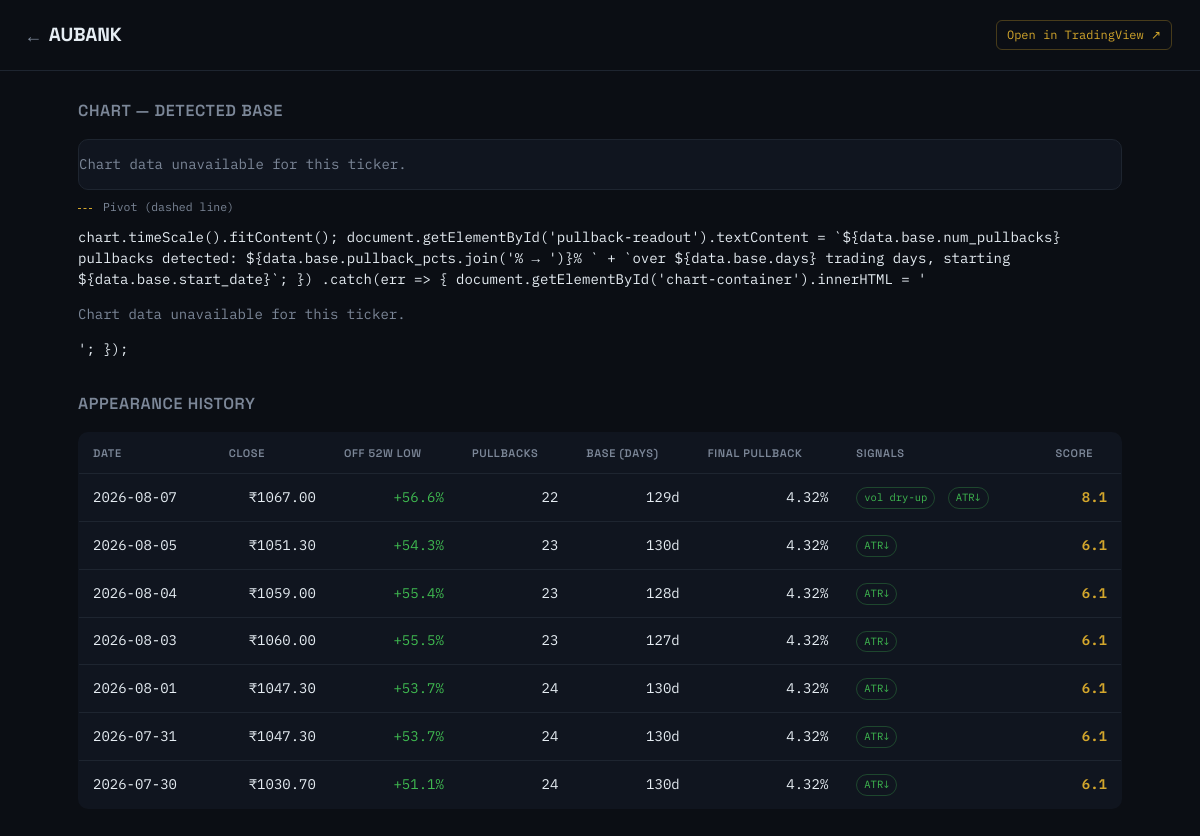
/ticker/AUBANK.NS, run on the app's committed database.
### tables this page shows
CREATE TABLE scans (
            id INTEGER PRIMARY KEY AUTOINCREMENT,
            scan_date TEXT NOT NULL,
            ticker TEXT NOT NULL,
            close REAL,
            pct_above_52w_low REAL,
            last_pullback_pct REAL,
            volume_contracting INTEGER,
            near_recent_high INTEGER,
            extended_avoid_entry INTEGER,
            sma10 REAL, sma20 REAL, sma50 REAL, sma200 REAL,
            score REAL,
            details TEXT, base_days INTEGER, num_pullbacks INTEGER, pivot_price REAL, atr_contracting INTEGER, volume_dryup INTEGER, breakout_vol_expansion INTEGER, rs_near_high INTEGER, has_broken_out INTEGER, buy_signal INTEGER,
            UNIQUE(scan_date, ticker)
        );

### app.py (the view)
@app.route("/ticker/<ticker>")
def ticker_history(ticker):
    history = screener.get_ticker_history(ticker)
    symbol = ticker.replace(".NS", "")
    chart_json_path = DOCS_DIR / "chart-data" / f"{ticker}.json"
    return render_template(
        "ticker.html", ticker=ticker, history=history.to_dict(orient="records"),
        home_url="/", css_url="/static/style.css",
        tradingview_url=f"https://www.tradingview.com/chart/?symbol=NSE:{symbol}",
        chart_data_url=f"/chart-data/{ticker}.json",
        has_chart=chart_json_path.exists(),
    )

### screener.py (called while the page is built)
def get_ticker_history(ticker: str, limit: int = 60) -> pd.DataFrame:
    conn = sqlite3.connect(DB_PATH)
    df = pd.read_sql_query(
        "SELECT * FROM scans WHERE ticker = ? ORDER BY scan_date DESC LIMIT ?",
        conn, params=(ticker, limit)
    )
    conn.close()
    return df

### templates/ticker.html (shortened to what this page needs)
<!DOCTYPE html>
<html lang="en">
<head>
<link rel="stylesheet" href="{{ css_url }}">
</head>
<body>
<header class="topbar">
  <div class="brand">
    <a href="{{ home_url }}" class="back-link">←</a>
    <span class="brand-name">{{ ticker.replace('.NS','') }}</span>
  </div>
  <div class="topbar-meta">
    <a href="{{ tradingview_url }}" target="_blank" rel="noopener" class="tv-link">Open in TradingView ↗</a>
  </div>
</header>
<main>
  {% if has_chart %}<h2 class="section-title">Chart — detected base</h2>
  <div id="chart-container" class="chart-container"></div>
  <p class="chart-legend">
    <span class="legend-dot legend-amber"></span> Pivot (dashed line)
  </p>
        chart.timeScale().fitContent();
        document.getElementById('pullback-readout').textContent =
          `${data.base.num_pullbacks} pullbacks detected: ${data.base.pullback_pcts.join('% → ')}% ` +
          `over ${data.base.days} trading days, starting ${data.base.start_date}`;
      })
      .catch(err => {
        document.getElementById('chart-container').innerHTML =
          '<p class="muted">Chart data unavailable for this ticker.</p>';
      });
  {% endif %}
  <h2 class="section-title" style="margin-top: 32px;">Appearance history</h2>
  {% if not history %}
    <p class="muted">This ticker hasn't appeared as a candidate yet.</p>
  {% else %}
  <table class="board">
    <thead>
      <tr>
        <th>Date</th><th class="col-num">Close</th><th class="col-num">Off 52w Low</th>
        <th class="col-num">Pullbacks</th><th class="col-num">Base (days)</th>
        <th class="col-num">Final Pullback</th><th class="col-flags">Signals</th><th class="col-num">Score</th>
      </tr>
    </thead>
    <tbody>
      {% for h in history %}
      <tr>
        <td class="mono">{{ h.scan_date }}</td>
        <td class="col-num mono">₹{{ '%.2f'|format(h.close) }}</td>
        <td class="col-num mono gain">+{{ h.pct_above_52w_low }}%</td>
        <td class="col-num mono">{{ h.num_pullbacks }}</td>
        <td class="col-num mono">{{ h.base_days }}d</td>
        <td class="col-num mono">{{ h.last_pullback_pct }}%</td>
        <td class="col-flags">
          {% if h.volume_dryup %}<span class="pill pill-vol">vol dry-up</span>{% endif %}
          {% if h.atr_contracting %}<span class="pill pill-vol">ATR↓</span>{% endif %}
        </td>
        <td class="col-num mono score">{{ '%.1f'|format(h.score) }}</td>
      </tr>
      {% endfor %}
    </tbody>
  </table>
  {% endif %}
</main>
</body>
</html>

### static/style.css (style rules this page uses)
:root { --bg: #0B0E14; --panel: #10151F; --border: #1E2530; --text: #E6EDF3; --text-muted: #7C8798; --amber: #D4A72C; --gain: #3FB950; --loss: #F0605A; --font-display: 'Space Grotesk', sans-serif; --font-mono: 'IBM Plex Mono', monospace; }
* { box-sizing: border-box; }
body { margin: 0; background: var(--bg); color: var(--text); font-family: var(--font-mono); font-size: 14px; line-height: 1.5; }
.topbar { display: flex; justify-content: space-between; align-items: center; padding: 20px 28px; border-bottom: 1px solid var(--border); }
.brand { display: flex; align-items: center; gap: 10px; }
.brand-name { font-family: var(--font-display); font-weight: 700; font-size: 19px; letter-spacing: -0.01em; }
.back-link { color: var(--text-muted); text-decoration: none; font-size: 18px; }
.topbar-meta { display: flex; align-items: center; gap: 12px; }
main { padding: 28px; max-width: 1100px; margin: 0 auto; }
.section-title { font-family: var(--font-display); font-size: 16px; font-weight: 600; margin: 0 0 16px; color: var(--text-muted); text-transform: uppercase; letter-spacing: 0.04em; }
.board { width: 100%; border-collapse: collapse; background: var(--panel); border: 1px solid var(--border); border-radius: 10px; overflow: hidden; }
.board th { text-align: left; font-family: var(--font-display); font-weight: 600; font-size: 11px; text-transform: uppercase; letter-spacing: 0.06em; color: var(--text-muted); padding: 12px 14px; border-bottom: 1px solid var(--border); }
.board td { padding: 12px 14px; border-bottom: 1px solid var(--border); vertical-align: middle; }
.board tr:last-child td { border-bottom: none; }
.col-num { text-align: right; }
.mono { font-family: var(--font-mono); }
.gain { color: var(--gain); }
.score { color: var(--amber); font-weight: 600; }
.pill { display: inline-block; font-size: 10.5px; padding: 2px 7px; border-radius: 100px; margin-right: 4px; border: 1px solid var(--border); color: var(--text-muted); white-space: nowrap; }
.pill-vol { color: var(--gain); border-color: rgba(63,185,80,0.3); }
.muted { color: var(--text-muted); }
.tv-link { color: var(--amber); text-decoration: none; font-size: 12px; border: 1px solid rgba(212,167,44,0.3); padding: 5px 10px; border-radius: 6px; }
.chart-container { background: var(--panel); border: 1px solid var(--border); border-radius: 10px; margin-bottom: 8px; overflow: hidden; }
.chart-legend { font-size: 11.5px; color: var(--text-muted); margin-top: 0; }
.legend-dot { display: inline-block; }
.legend-amber::before { content: ""; display: inline-block; width: 14px; height: 0; border-top: 1px dashed var(--amber); vertical-align: middle; margin-right: 4px; }

### data on the page
scans: scan_date "2026-08-07", close "1067.00", pct_above_52w_low "56.6", num_pullbacks "22", base_days "129", last_pullback_pct "4.32", volume_dryup "vol dry-up", atr_contracting "ATR↓", score "8.1"
scans: scan_date "2026-08-05", close "1051.30", pct_above_52w_low "54.3", num_pullbacks "23", base_days "130", last_pullback_pct "4.32", atr_contracting "ATR↓", score "6.1"
scans: scan_date "2026-08-04", close "1059.00", pct_above_52w_low "55.4", num_pullbacks "23", base_days "128", last_pullback_pct "4.32", atr_contracting "ATR↓", score "6.1"
scans: scan_date "2026-08-03", close "1060.00", pct_above_52w_low "55.5", num_pullbacks "23", base_days "127", last_pullback_pct "4.32", atr_contracting "ATR↓", score "6.1"
scans: scan_date "2026-08-01", close "1047.30", pct_above_52w_low "53.7", num_pullbacks "24", base_days "130", last_pullback_pct "4.32", atr_contracting "ATR↓", score "6.1"
scans: scan_date "2026-07-31", close "1047.30", pct_above_52w_low "53.7", num_pullbacks "24", base_days "130", last_pullback_pct "4.32", atr_contracting "ATR↓", score "6.1"
scans: scan_date "2026-07-30", close "1030.70", pct_above_52w_low "51.1", num_pullbacks "24", base_days "130", last_pullback_pct "4.32", atr_contracting "ATR↓", score "6.1"

### other printed values
{{ ticker.replace('.NS','') }} "AUBANK"
